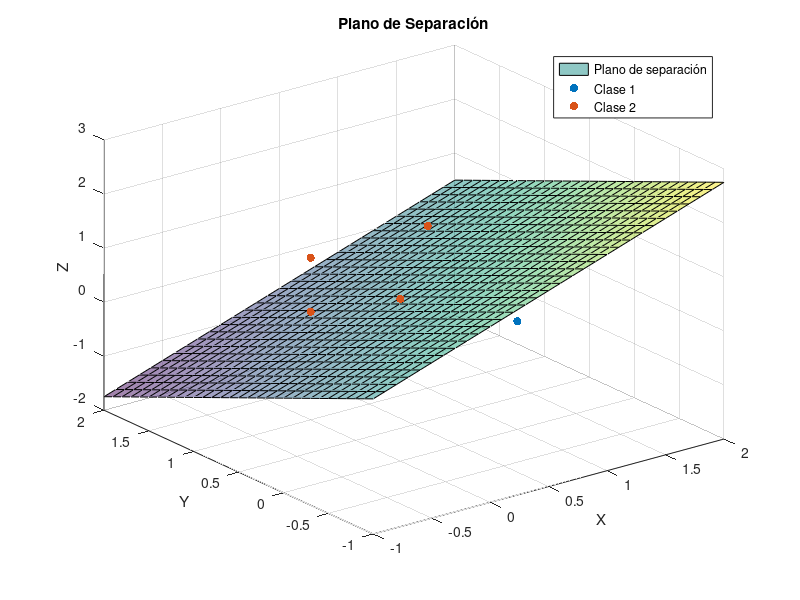

MATLAB code for this plot:
clc
close all
clear all
warning off all

puntosClase1=[
    0,0,0;
    1,0,0;
    1,0,1;
    1,1,0];
puntosClase2=[
    0,0,1;
    0,1,1;
    1,1,1;
    0,1,0];

%figure(1)
%scatter3(puntosClase1(:,1),puntosClase1(:,2),puntosClase1(:,3), 'filled', 'm');
%grid on
%hold on
%scatter3(puntosClase2(:,1),puntosClase2(:,2),puntosClase2(:,3), 'filled', 'c');
%hold on

w=zeros(4,1);

disp('introduzca los valores de los pesos')
w(1) = input('Ingrese el valor de w1: ');
w(2) = input('Ingrese el valor de w2: ');
w(3) = input('Ingrese el valor de w3: ');
w(4) = input('Ingrese el valor de w4: ');


errores=1;
while errores==1
    errores=0;
    for i=1:1:4
        vector=cat(2,puntosClase1(i,:),1)
        fsal=vector*w
        if fsal>=0
            w=w-vector'
            errores=1;
        end
    end
    for i=1:1:4
        vector=cat(2,puntosClase2(i,:),1)
        fsal=vector*w
        if fsal<=0
            w=w+vector'
            errores=1;
        end
    end
end

w

% Calcula los coeficientes del plano a partir de w
a = w(1);
b = w(2);
c = w(3);
d = w(4);

% Crea una malla de puntos para el plano
[x, y] = meshgrid(-1:0.1:2, -1:0.1:2);

% Calcula la ecuación del plano
z = (-a * x - b * y - d) / c;

% Crea una nueva figura para el plano
figure(1);

% Grafica el plano
surf(x, y, z, 'FaceAlpha', 0.5);
hold on;

% Grafica los puntos de las dos clases
scatter3(puntosClase1(:,1), puntosClase1(:,2), puntosClase1(:,3), 'filled', 'm');
scatter3(puntosClase2(:,1), puntosClase2(:,2), puntosClase2(:,3), 'filled', 'c');

grid on;
xlabel('X');
ylabel('Y');
zlabel('Z');
legend('Plano de separación', 'Clase 1', 'Clase 2');
title('Plano de Separación');


























